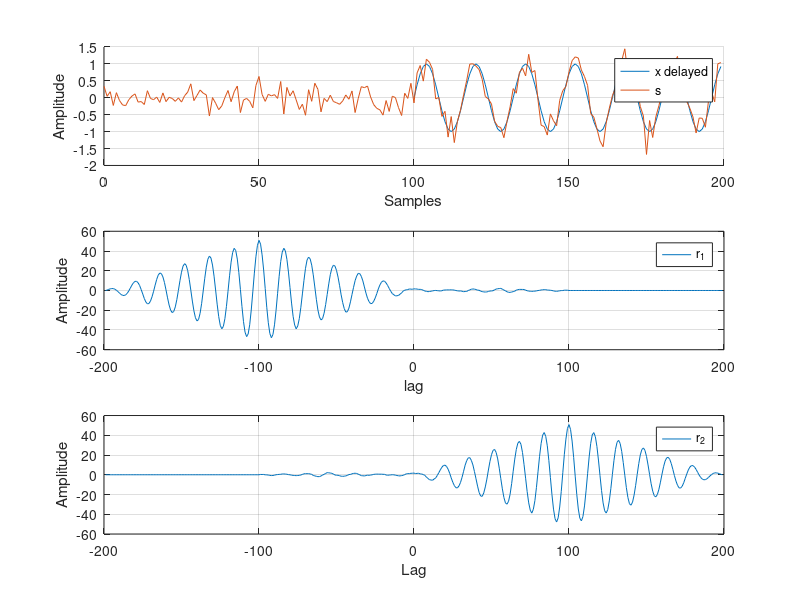

This figure's MATLAB source:
%% TARGET
% Perform the cross-correlation between s[n] and x[n] using Matlab
% * x[n] = sin(2*pi*Fc*n*Ts);
% * w[n] = 0.25*randn(...);
% * s[n] = x[n-100] + w[n];
% 
% The parameters are:
% * Fc =  1 [kHz]
% * Fs = 16 [kHz]
%
% *Suggestions*
%   1) The cross-correlation function is:
%      r_xy        = xcorr(x,y);
%      [r_xy, lag] = xcorr(x,y);
%

%% Clear everything
clc;        % 'clc' clears all the text from the Command Window
clear;      % 'clear' removes all variables from the current workspace
close all;  % 'close all' deletes all figures whose handles are not hidden.

%% Parameters
Fs = 16e3;
Ts = 1/Fs;
Fc = Fs/16;
len = 100;

%% Exercise
n = 0:len-1;
ns = 0:(len+100)-1;

% Signal
x = sin(2*pi*Fc*n*Ts);
s = [zeros(1,100), x];
s = s + 0.25 * randn(1, length(s));

% Cross-correlation
[r1, lag1] = xcorr(x,s);
[r2, lag2] = xcorr(s,x);

%% Figure
figure
subplot(3,1,1)
    hold on
    plot(n+100,x)
    plot(ns,s)
    hold off
    grid on
    legend('x delayed','s')
    xlabel('Samples')
    ylabel('Amplitude')
subplot(3,1,2)
    plot(lag1, r1)
    grid on
    legend('r_1')
    xlabel('lag')
    ylabel('Amplitude')
subplot(3,1,3)
    plot(lag2,r2)
    grid on
    legend('r_2')
    xlabel('Lag')
    ylabel('Amplitude')
